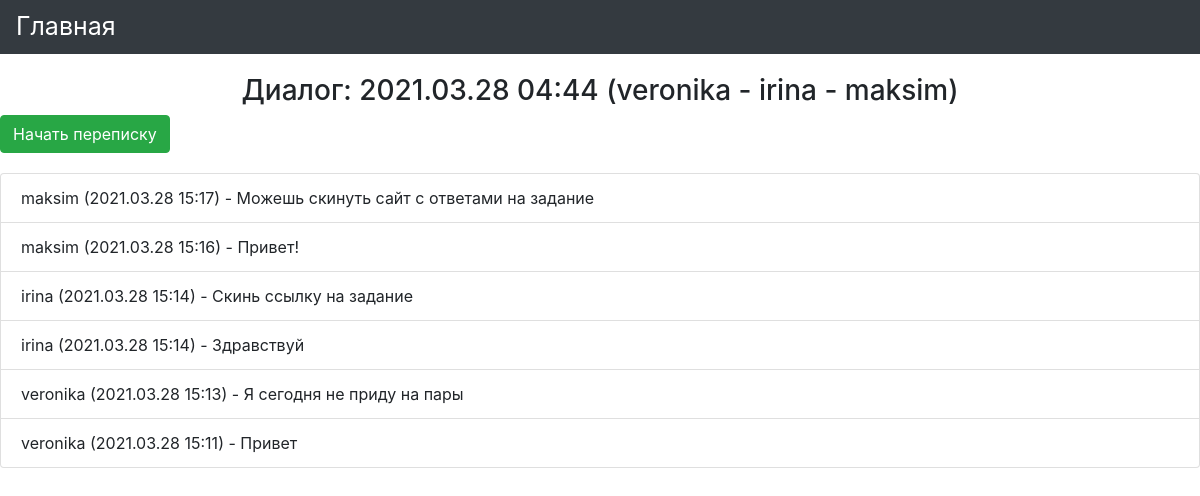
/dialog/11/, run on the app's committed database.
### mainapp/models.py (models this page shows, shortened)
class Dialog(models.Model):
    created = models.DateTimeField(verbose_name='отправлено',
                                   auto_now_add=True,
                                   db_index=True)
    name = models.CharField(verbose_name='имя', max_length=64, blank=True)
    @cached_property
    def all_members(self):
        return self.members.all()
    def receive_messages(self):
        return Message.objects.filter(sender__in=self.all_members). \
            select_related('sender__member')
    def receive_sender(self, user_id):
        return self.all_members.filter(member_id=user_id).first()
    def __str__(self):
        members = User.objects.filter(
            pk__in=self.all_members.values_list('member_id', flat=True)). \
            values_list('username', flat=True)
        result = f'{self.created.strftime("%Y.%m.%d %H:%M")} ' \
                 f'({" - ".join(members)})'
        return result

class Message(models.Model):
    sender = models.ForeignKey(DialogMembers,
                               verbose_name='отправитель',
                               on_delete=models.CASCADE)
    text = models.TextField(verbose_name='сообщение')
    read = models.BooleanField(verbose_name='прочитано', default=False)
    created = models.DateTimeField(verbose_name='отправлено',
                                   auto_now_add=True,
                                   db_index=True)
    class Meta:
        verbose_name = 'сообщение'
        verbose_name_plural = 'сообщения'
        ordering = ['-created']

class DialogMembers(models.Model):
    CREATOR = '0'
    INTERLOCUTOR = '1'
    ROLE_CHOICES = (
        (CREATOR, 'создатель'),
        (INTERLOCUTOR, 'собеседник'),
    )
    dialog = models.ForeignKey(Dialog,
                               verbose_name='диалог',
                               on_delete=models.CASCADE,
                               related_name="members")
    member = models.ForeignKey(User,
                               verbose_name='участник диалога',
                               on_delete=models.CASCADE,
                               related_name="dialogs")
    role = models.CharField(verbose_name='роль',
                            choices=ROLE_CHOICES,
                            db_index=True,
                            max_length=60)
    class Meta:
        verbose_name = 'Участники диалога'
        verbose_name_plural = 'Участники диалогов'
        ordering = ['dialog', '-role', 'member']

### mainapp/views.py (the view)
# urls.py: path('dialog/<int:dialog_pk>/', mainapp.dialog, name='dialog'),
def dialog(request, dialog_pk):
    dialog = get_object_or_404(Dialog, pk=dialog_pk)
    sender = dialog.receive_sender(request.user.pk)
    context = {
        'page_title': 'диалог',
        'dialog': dialog,
        'sender': sender,
    }
    return render(request, 'mainapp/dialog.html', context)

### mainapp/templates/mainapp/dialog.html (shortened to what this page needs)
{% load static %}
<!DOCTYPE html>
<html lang="ru">
<head>
    {% block css %}
    <link rel="stylesheet" href="https://maxcdn.bootstrapcdn.com/bootstrap/4.0.0/css/bootstrap.min.css"
>
    <link rel="stylesheet" href="{% static 'css/style.css' %}">
    {% endblock %}
</head>
<body>
<div class="navbar navbar-expand-sm bg-dark navbar-dark">
    <a style="color:white; font-size: 25px;" href="{% url 'mainapp:index' %}">Главная</a>
</div>
<h3 class="text-center" style="margin-top: 20px;">Диалог: {{ dialog }}</h3>
<div class="message-create">
    <a class="btn btn-success" href="{% url 'mainapp:message_create' sender.id %}"
       style="text-decoration: none; margin-bottom: 20px;">
        Начать переписку
    </a>
</div>
<div class="dialog-messages">
    <ul class="list-group">
        {% for item in dialog.receive_messages %}
        <li class="list-group-item">
            {{ item.sender.member.username }}
            ({{ item.created|date:"Y.m.d H:i" }}) - {{ item.text }}
        </li>
        {% endfor %}
    </ul>
</div>
</body>
</html>

### data on the page
Dialog: created "2021.03.28 04:44 (veronika - irina - maksim)"
Message: sender.member.username "maksim", created "2021.03.28 15:17", text "Можешь скинуть сайт с ответами на задание"
Message: sender.member.username "maksim", created "2021.03.28 15:16", text "Привет!"
Message: sender.member.username "irina", created "2021.03.28 15:14", text "Скинь ссылку на задание"
Message: sender.member.username "irina", created "2021.03.28 15:14", text "Здравствуй"
Message: sender.member.username "veronika", created "2021.03.28 15:13", text "Я сегодня не приду на пары"
Message: sender.member.username "veronika", created "2021.03.28 15:11", text "Привет"
